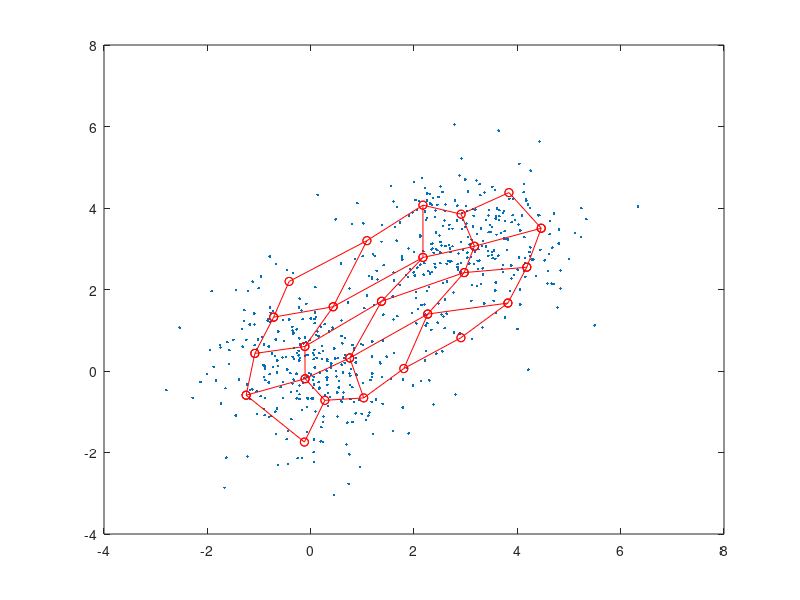

Here is the MATLAB script that generated this plot:
f = fopen('hw4-data.txt');
data = textscan(f, '%f %f');
Vdata = [data{1}';data{2}'];

n = 5;
l = 1;
eps0 = 4;
lambda = 1000;

W = rand(2,n^2);

iter_limit = 4000;

%% -----------------------------------------------------
% SOM main loop
for current_iter=1:iter_limit
    input = randi(size(Vdata,2), 1);

    Wt = sum((W - repmat(Vdata(:,input), 1, n^2)).^2);
    [~, wins] = min(Wt);
    
    for i=1:size(W,2)
        dist = norm(mod(wins-1, n) - mod(i-1, n), 1) + norm(floor((wins-1)/n) - floor((i-1)/n), 1);
        rel_update = exp(-dist^2 / 2 / (eps0 * exp(-current_iter/lambda)));
        W(:,i) = W(:,i) + rel_update * l * exp(-current_iter/lambda)*(Vdata(:,input) - W(:,i));
    end
    
    if rel_update == 0
        break
    end
end

current_iter
rel_update

%% -----------------------------------------
% plot result

plot(Vdata(1,:),Vdata(2,:),'.');
hold on;

% 
for i=1:n
    plot(W(1, 1+(i-1)*n:i*n ),W(2,1+(i-1)*n:i*n),'ro-');
end

for i=1:n
    for j=0:n-2
        plot([W(1, i+j*n), W(1, i+(j+1)*n)],[W(2, i+j*n), W(2, i+(j+1)*n)],'ro-');
    end
end

hold off;


